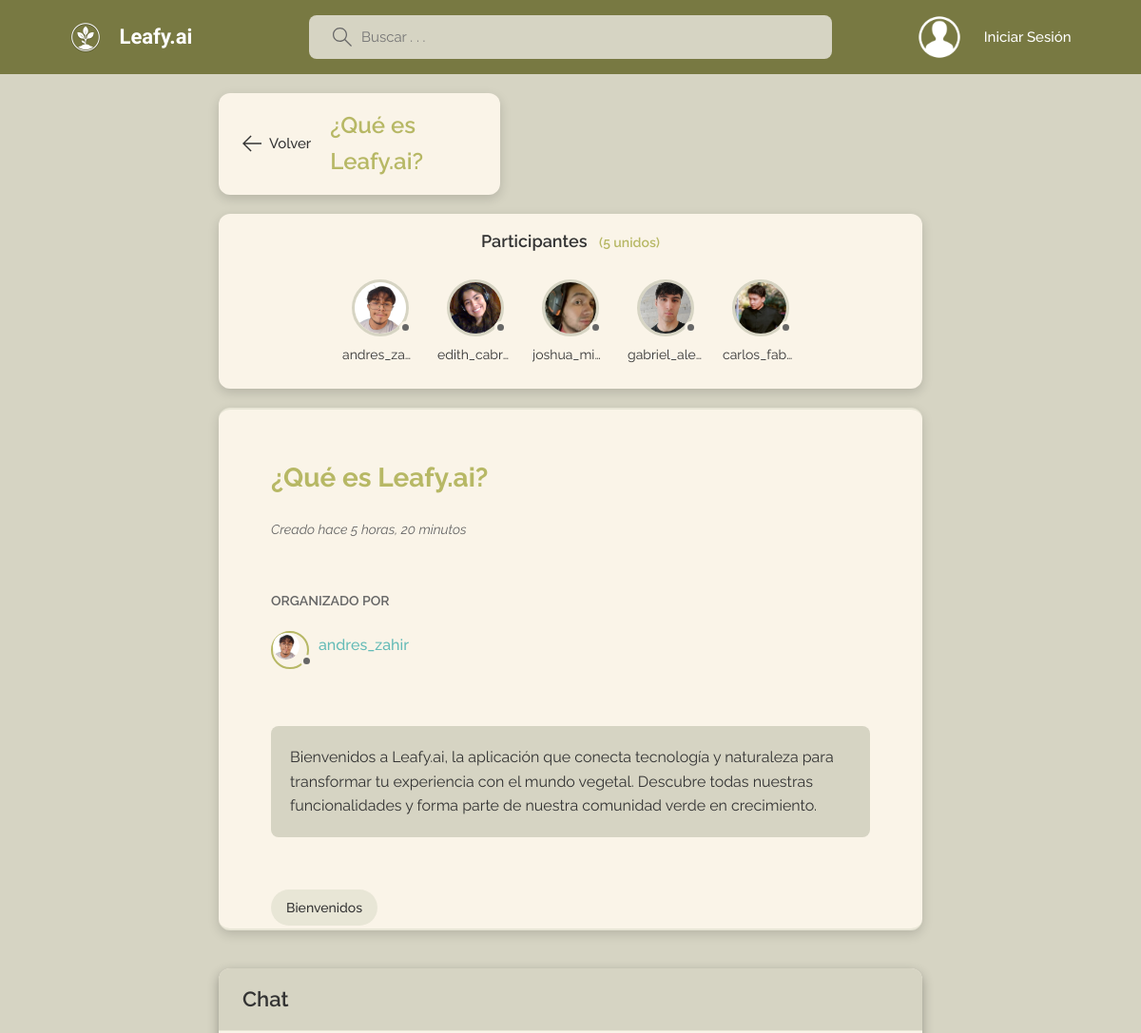
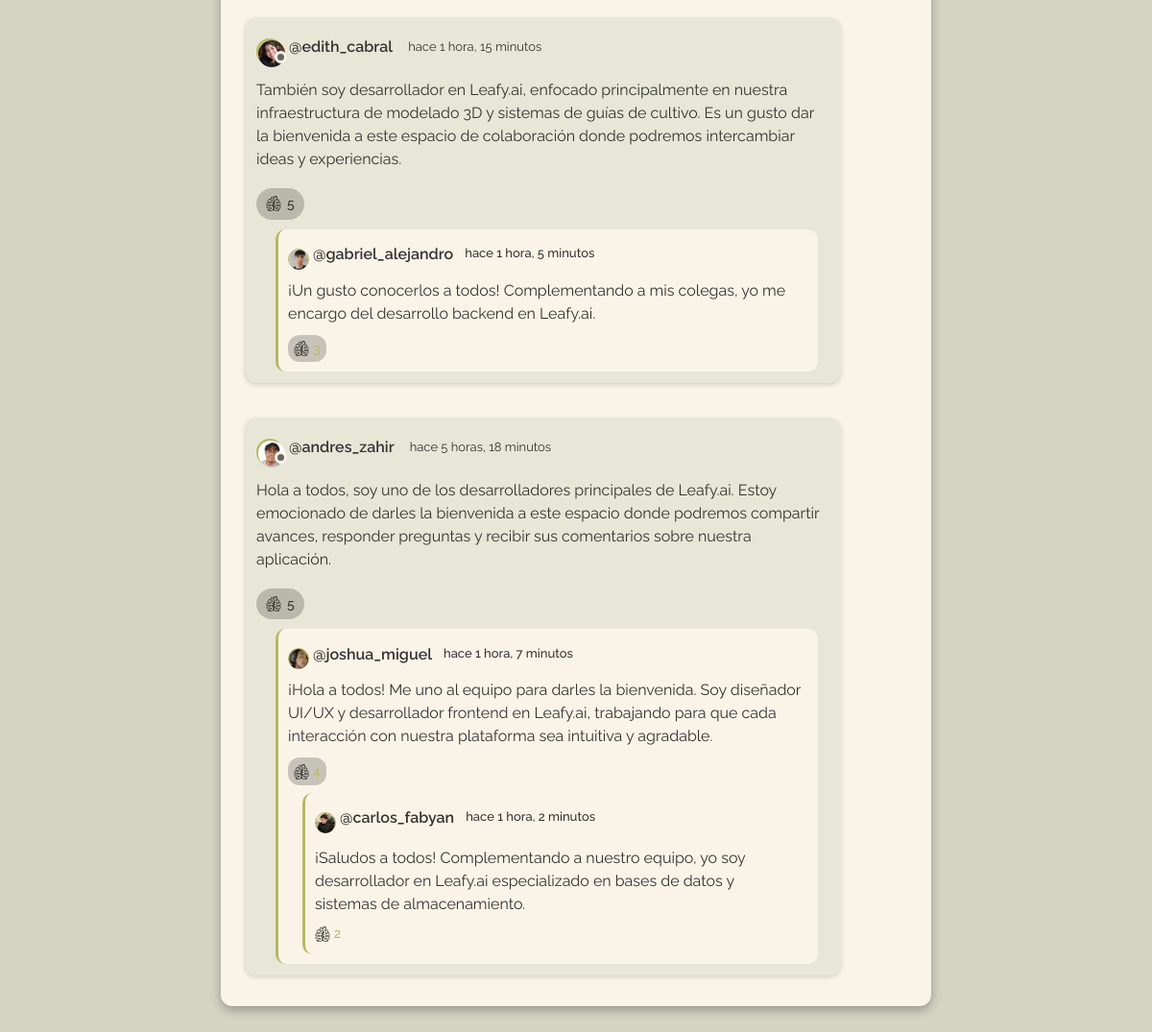
/room/1, run on the app's committed database (2 pictures, top to bottom).
### base/models.py (models this page shows, shortened)
class Room(models.Model):
    host = models.ForeignKey(User, on_delete=models.SET_NULL, null=True)
    topic =  models.ForeignKey(Topic, on_delete=models.SET_NULL, null=True)
    name = models.CharField(max_length=200)
    description = models.TextField(null=True, blank=True)
    participants = models.ManyToManyField(User, related_name='participants', blank=True)
    image = models.ImageField(null=True, blank=True, upload_to='room_images/')
    likes = models.ManyToManyField(User, related_name='room_likes', blank=True)
    updated = models.DateTimeField(auto_now=True)
    created = models.DateTimeField(auto_now_add=True)
    class Meta:
        ordering = ['-updated', '-created']

class User(AbstractUser):
    name = models.CharField(max_length=200, null=True)
    email = models.EmailField(unique=True, null=True)
    bio = models.TextField(null=True)
    avatar = models.ImageField(null=True, default="blue.jpg")
    USERNAME_FIELD = 'email'
    REQUIRED_FIELDS = []

class Topic(models.Model):
    name = models.CharField(max_length=200)
    def __str__(self):
        return self.name

class Message(models.Model):
    user = models.ForeignKey(User, on_delete=models.CASCADE)
    room = models.ForeignKey(Room, on_delete=models.CASCADE)
    body = models.TextField()
    parent = models.ForeignKey('self', on_delete=models.CASCADE, null=True, blank=True, related_name='replies')
    depth = models.IntegerField(default=0)  # 0 para mensajes principales, 1-2 para respuestas
    likes = models.ManyToManyField(User, related_name='message_likes', blank=True)
    updated = models.DateTimeField(auto_now=True)
    created = models.DateTimeField(auto_now_add=True)
    class Meta:
        ordering = ['-updated', '-created']

### base/views.py (the view, shortened to what this page needs)
# urls.py: path('room/<str:pk>', views.room, name = "room"),
def room(request, pk):
    room = Room.objects.get(id=pk)
    room_messages = room.message_set.filter(parent=None).select_related('user').prefetch_related('replies', 'replies__user', 'replies__replies', 'replies__replies__user')
    participants = room.participants.all()
    context = {
        'room': room,
        'room_messages': room_messages,
        'participants': participants
    }
    return render(request, 'base/room.html', context)

### base/templates/base/room.html (shortened to what this page needs)
{%  extends 'main.html' %}
{% load static %}
{% block content %}
    <link rel="stylesheet" href="{% static 'styles/room.css' %}" />
    <link rel="stylesheet" href="{% static 'styles/room_replies.css' %}" />
    <main class="profile-page layout layout--2">
      <div class="container room-container" id="room-view">
        <div class="room-nav">
          <div class="room-nav__left">
            <a href="{% url 'home' %}" class="back-button">
              <svg version="1.1" xmlns="http://www.w3.org/2000/svg" width="32" height="32" viewBox="0 0 32 32">
                <title>Volver</title>
                <path d="M13.723 2.286l-13.723 13.714 13.719 13.714 1.616-1.611-10.96-10.96h27.625v-2.286h-27.625l10.965-10.965-1.616-1.607z"></path>
              </svg>
              <span>Volver</span>
            </a>
            <h2 class="room-title">{{room.name}}</h2>
          </div>
        </div>
        <div class="participants-bar">
          <div class="participants-bar__header">
            <h3>Participantes <span>({{participants.count}} unidos)</span></h3>
          </div>
          <div class="participants-bar__list">
            {% for user in participants %}
            <a href="{% url 'user-profile' user.id %}" class="participant-card">
              <div class="avatar avatar--medium">
                <img src="{{user.avatar.url}}" alt="Foto de perfil de {{user.username}}" />
              </div>
              <span class="participant-name">{{user.username}}</span>
            </a>
            {% endfor %}
          </div>
        </div>
        <div class="room">
          <div class="room__header">
            <div class="room__info">
              <h2 class="room__title">{{room.name}}</h2>
              <p class="room__created">Creado hace {{room.created|timesince}}</p>
              <div class="room__hosted">
                <p>Organizado por</p>
                <a href="{% url 'user-profile' room.host.id %}" class="room__author">
                  <div class="avatar avatar--small">
                    <img src="{{room.host.avatar.url}}" alt="Foto de perfil de {{room.host.username}}" />
                  </div>
                  <span>{{room.host.username}}</span>
                </a>
              </div>
              <div class="room__details">
                {{room.description}}
              </div>
              <div class="room__topic">
                <span class="room__topics">{{room.topic}}</span>
              </div>
            </div>
          </div>
        </div>
        <div class="chat-container">
          <div class="chat-header">
            <h3>Chat</h3>
          </div>
          <div class="chat-content">
            <div class="chat-messages">
                {% for message in room_messages %}
                <div class="chat-message {% if request.user == message.user %}chat-message--own{% endif %}" id="message-{{message.id}}">
                  <div class="chat-message__header">
                    <div class="chat-message__author">
                      <a href="{% url 'user-profile' message.user.id %}" class="chat-message__author-info">
                        <div class="avatar avatar--small">
                          <img src="{{message.user.avatar.url}}" alt="Foto de perfil de {{message.user.username}}" />
                        </div>
                        <span>@{{message.user.username}}</span>
                      </a>
                      <span class="chat-message__date">hace {{message.created|timesince}}</span>
                    </div>
                  </div>
                  <div class="chat-message__content">
                    {{message.body}}
                  </div>
                  <div class="chat-message__actions">
                    <div class="chat-message__action-group">
                      <a href="javascript:void(0)" data-url="{% url 'like-message' message.id %}" class="chat-message__like " >
                        <span class="leaf-icon">
                          <img src="{% static 'images/likes/hojavacia.png' %}" class="leaf-empty" alt="Me gusta">
                        </span>
                        <span class="like-count">{{ message.likes.count }}</span>
                      </a>
                    </div>
                  </div>
                  {% if message.replies.exists %}
                  <div class="chat-message__replies">
                    {% for reply in message.replies.all %}
                    <div class="chat-message__reply {% if request.user == reply.user %}chat-message__reply--own{% endif %}" id="reply-{{reply.id}}">
                      <div class="chat-message__reply-header">
                        <div class="chat-message__reply-author">
                          <a href="{% url 'user-profile' reply.user.id %}" class="chat-message__reply-author-info">
                            <div class="avatar avatar--mini">
                              <img src="{{reply.user.avatar.url}}" alt="Foto de perfil de {{reply.user.username}}" />
                            </div>
                            <span>@{{reply.user.username}}</span>
                          </a>
                          <span class="chat-message__reply-date">hace {{reply.created|timesince}}</span>
                        </div>
                      </div>
                      <div class="chat-message__reply-content">
                        {{reply.body}}
                      </div>
                      <div class="chat-message__reply-actions">
                        <a href="javascript:void(0)" data-url="{% url 'like-message' reply.id %}" class="chat-message__reply-like " >
                          <span class="leaf-icon">
                          <img src="{% static 'images/likes/hojavacia.png' %}" class="leaf-empty" alt="Me gusta">
                        </span>
                          <span class="like-count">{{ reply.likes.count }}</span>
                        </a>
                      </div>
                      {% if reply.replies.exists %}
                      <div class="chat-message__nested-replies">
                        {% for nested_reply in reply.replies.all %}
                        <div class="chat-message__nested-reply {% if request.user == nested_reply.user %}chat-message__nested-reply--own{% endif %}" id="nested-reply-{{nested_reply.id}}">
                          <div class="chat-message__nested-reply-header">
                            <div class="chat-message__nested-reply-author">
                              <a href="{% url 'user-profile' nested_reply.user.id %}" class="chat-message__nested-reply-author-info">
                                <div class="avatar avatar--mini">
                                  <img src="{{nested_reply.user.avatar.url}}" alt="Foto de perfil de {{nested_reply.user.username}}" />
                                </div>
                                <span>@{{nested_reply.user.username}}</span>
                              </a>
                              <span class="chat-message__nested-reply-date">hace {{nested_reply.created|timesince}}</span>
                            </div>
                          </div>
                          <div class="chat-message__nested-reply-content">
                            {{nested_reply.body}}
                          </div>
                          <div class="chat-message__nested-reply-actions">
                            <a href="javascript:void(0)" data-url="{% url 'like-message' nested_reply.id %}" class="chat-message__nested-reply-like " >
                              <span class="leaf-icon">
                          <img src="{% static 'images/likes/hojavacia.png' %}" class="leaf-empty" alt="Me gusta">
                        </span>
                              <span class="like-count">{{ nested_reply.likes.count }}</span>
                            </a>
                          </div>
                        </div>
                        {% endfor %}
                      </div>
                      {% endif %}
                    </div>
                    {% endfor %}
                  </div>
                  {% endif %}
                </div>
                {% endfor %}
              </div>
            </div>
          </div>
        </div>
    </main>
{% endblock content%}

### static/styles/style.css (style rules this page uses)
* { font-family: 'Raleway', sans-serif; margin: 0; padding: 0; box-sizing: border-box; text-rendering: optimizeLegibility; font-size: inherit; }
html { font-size: 56.25%; }
@media only screen and (min-width: 1200px) { html { font-size: 62.5%; } }
body { line-height: 1.6; font-weight: 400; font-size: 1.5rem; color: var(--color-light-gray); gap: 3rem; background: var(--gradient-body-bg); min-height: 100vh; }
img { width: 100%; }
a { display: inline-block; color: var(--color-main); text-decoration: none; }
.container { max-width: 120rem; width: 90%; margin: auto; }
.avatar { position: relative; display: inline-block; border-radius: 50%; border: 2px solid var(--color-main); margin-top: 10px; }
.avatar img { display: block; border-radius: 50%; object-fit: cover; object-position: center; }
.avatar::after { content: ""; display: block; position: absolute; background-color: var(--color-gray); z-index: 111; border-radius: 50%; border: 0.3rem solid var(--color-dark); }
.avatar.avatar--small img { width: 2.8rem; height: 2.8rem; }
.avatar.avatar--small:after { width: 0.7rem; height: 0.7rem; bottom: 0px; right: -6px; }
.avatar.avatar--medium img { width: 3.6rem; height: 3.6rem; border-radius: 50%; }
.avatar.avatar--medium:after { width: 0.7rem; height: 0.7rem; bottom: 0px; right: -6px; }
.layout--2 { display: grid; grid-template-columns: 1fr 3fr; gap: 3rem; }
.layout { margin-top: 2.4rem; }
.layout > .container { display: flex; justify-content: space-between; align-items: flex-start; }
.layout--2 > .container { max-width: 1300px; margin: 0 auto; gap: 2rem; display: flex; justify-content: space-between; width: 95%; }
.layout--2 > .container > div:first-child { flex-basis: 72%; max-width: 72%; }
.layout--2 > .container > div:last-child { flex-basis: 24%; max-width: 24%; }
.room, .participants { background: var(--color-dark); max-height: 87.5vh; border-radius: 0.7rem; overflow: hidden; position: relative; box-shadow: 0 4px 8px rgba(0, 0, 0, 0.2); width: 100%; }
.room-container { max-width: 1600px; margin: 0 auto; width: 95%; padding: 0 1rem; display: flex; justify-content: space-between; }
.room { width: 100%; margin: 0 auto; display: flex; flex-direction: column; }
.room__header { position: relative; margin-bottom: 1.5rem; width: 100%; }
.room__info { display: flex; justify-content: space-between; }
.room__hosted p { text-transform: uppercase; color: var(--color-gray); font-size: 1.2rem; font-weight: 700; line-height: 2; }
.room__author { display: flex; gap: 1rem; align-items: center; margin-bottom: 1rem; transition: all 0.3s ease-in-out; }
.room__topics { padding: 0.5rem 1.5rem; background: var(--color-dark-light); color: var(--color-light); display: inline-block; font-size: 1.4rem; border-radius: 1.5rem; margin: 1rem 0; }
.leaf-icon { font-size: 1.2rem; color: var(--color-main); transition: all 0.3s ease; position: relative; display: inline-block; width: 20px; height: 20px; }
.leaf-icon img { width: 20px; height: 20px; position: absolute; top: 0; left: 0; transition: all 0.3s ease; }
.leaf-empty { opacity: 1; }
.like-count { font-size: 0.9rem; }

### data on the page
Room: name "¿Qué es Leafy.ai?", created "5 horas, 20 minutos", host.avatar (picture), host.username "andres_zahir", description "Bienvenidos a Leafy.ai, la aplicación que conecta tecnología y naturaleza para transformar tu experiencia con el mundo vegetal. Descubre todas nuestras funcionalidades y forma parte de nuestra comunidad verde en crecimiento.", topic "Bienvenidos"
User: avatar (picture), username "andres_za…"
User: avatar (picture), username "edith_cabral"
User: avatar (picture), username "joshua_mi…"
User: avatar (picture), username "gabriel_ale…"
User: avatar (picture), username "carlos_fab…"
Message: user.avatar (picture), user.username "edith_cabral", created "1 hora, 15 minutos", body "También soy desarrollador en Leafy.ai, enfocado principalmente en nuestra infraestructura de modelado 3D y sistemas de guías de cultivo. Es un gusto dar la bienvenida a este espacio de colaboración donde podremos intercambiar ideas y experiencias.", likes.count "5"
Message: user.avatar (picture), user.username "gabriel_alejandro", created "1 hora, 5 minutos", body "¡Un gusto conocerlos a todos! Complementando a mis colegas, yo me encargo del desarrollo backend en Leafy.ai.", likes.count "3"
Message: user.avatar (picture), user.username "andres_zahir", created "5 horas, 18 minutos", body "Hola a todos, soy uno de los desarrolladores principales de Leafy.ai. Estoy emocionado de darles la bienvenida a este espacio donde podremos compartir avances, responder preguntas y recibir sus comentarios sobre nuestra aplicación.", likes.count "5"
Message: user.avatar (picture), user.username "joshua_miguel", created "1 hora, 7 minutos", body "¡Hola a todos! Me uno al equipo para darles la bienvenida. Soy diseñador UI/UX y desarrollador frontend en Leafy.ai, trabajando para que cada interacción con nuestra plataforma sea intuitiva y agradable.", likes.count "4"
Message: user.avatar (picture), user.username "carlos_fabyan", created "1 hora, 2 minutos", body "¡Saludos a todos! Complementando a nuestro equipo, yo soy desarrollador en Leafy.ai especializado en bases de datos y sistemas de almacenamiento.", likes.count "2"

### other printed values
{{ participants.count }} "5"
